Frame 1 (no input): blank canvas, image omitted
Frame 60 (the mouse pressed at the canvas centre just before this capture): blank canvas, image omitted
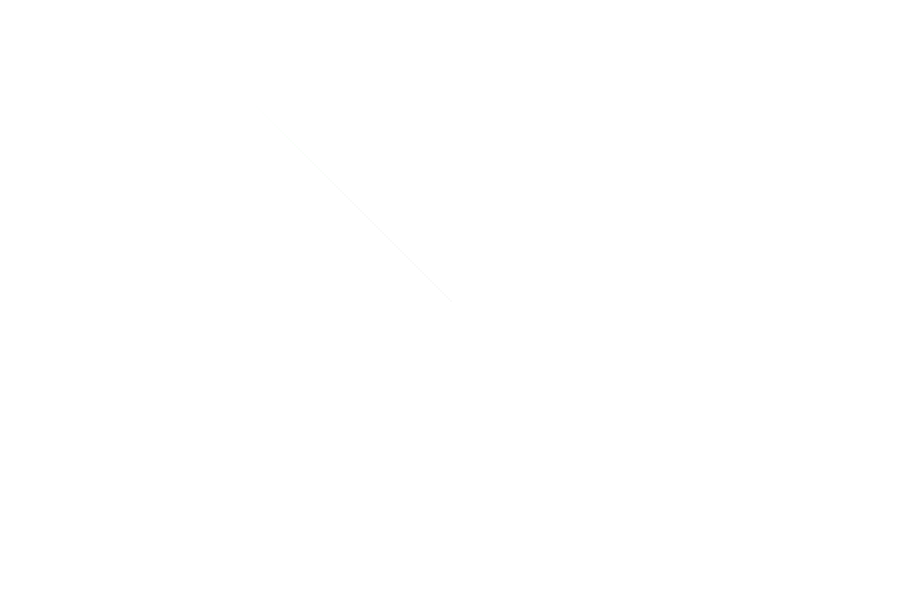
Frame 120 (the mouse held since frame 60 and released just before this capture)

The Processing sketch whose frames 1 and 60 were blank and that drew this single picture after the mouse press (run headless with seeded random() and noise(); from frame 60 on, the mouse is pressed at the canvas centre):

// Processing sketch: processing_182581
// ── processing_182581.pde


/*////////////////////////////////////////////////
 
 By David Steele Overholt
 Kansas City Art Institute
 Simple Mouse Interactivity Sketch
 January 2015
 
 ////////////////////////////////////////////////*/

float lastMouseX;
float lastMouseY;

void setup() {
  size(900, 600);
  background(255);
  noStroke();

}

void draw() {

  if (mousePressed == true) {
    fill(255, 255, 255, 25); 
    ellipseMode(CORNER);
  } else if(mousePressed == false) {
    fill(255, 255, 255, 2);
    ellipseMode(RADIUS);
  }

  rect(0, 0, 900, 600);


  if (mouseX > lastMouseX && mouseY > lastMouseY) {
    for (int i = 0; i < 100; i = i+1) {
      fill(0, i*3, 0, (100 - i)/3);
      ellipse(mouseX - i*2, mouseY - i*2, 2, 2);
    }
  } else if (mouseX > lastMouseX && mouseY < lastMouseY) {
    for (int i = 0; i < 100; i = i+1) {
      fill(i*3, i*3, 0, (100 - i)/3);
      ellipse(mouseX - i*2, mouseY + i*2, 2, 2);
    }
  } else if (mouseX < lastMouseX && mouseY < lastMouseY) {
    for (int i = 0; i < 100; i = i+1) {
      fill(i*3, 0, i*3, (100 - i)/3);
      ellipse(mouseX + i*2, mouseY + i*2, 2, 2);
    }
  } else if (mouseX < lastMouseX && mouseY > lastMouseY) {
    for (int i = 0; i < 100; i = i+1) {
      fill(0, i*3, i*3, (100 - i)/3);
      ellipse(mouseX + i*2, mouseY - i*2, 2, 2);
    }
  } else {
    delay(10);
  }

  lastMouseX = mouseX;
  lastMouseY = mouseY;
  
}
